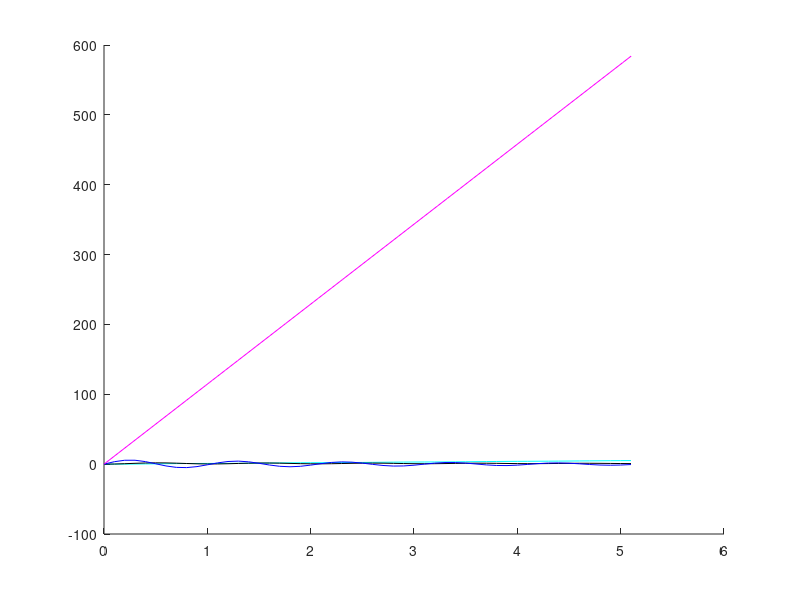

Write the MATLAB code that produced this figure.
%Civil Engeenireeng Student Interance-92
%Khatam Al-Anbiya Univercity Of Technology
%Written by: J,AVAZNASAB
%Winter-2017
%--------------------------------------------
tic;
clear ; close all;
clc;
gama=1/2;
beta=1/4;
deltaT=.1;
T=5;
m=.2533;
k=10;
wn=(k/m);
c=.1592;
u0=0;
v0=0;
p0=0;
a0=(p0-c*v0-k*u0)/m;
K=k+2*c/deltaT+4*m/(deltaT^2);
a=(4*m/deltaT)+2*c;
b=2*m;
d=zeros(T/deltaT,9);
d(1,:)=[0 0 0 0 0 u0 v0 a0 p0];
e=0;
for i=0:deltaT:T
    d(e+2,1)=i+deltaT;
    d(e+2,5)=10*deltaT+a*d(e+1,7)+b*d(e+1,8);
    d(e+2,2)=d(e+2,5)/K;
    d(e+2,3)=2/deltaT*d(e+2,2)-2*d(e+1,7);
    d(e+2,4)=4/(deltaT^2)*(d(e+2,2)-deltaT*d(e+1,7))-2*d(e+1,8);
    d(e+2,6)=d(e+1,6)+d(e+2,2);
    d(e+2,7)=d(e+1,7)+d(e+2,3);
    d(e+2,8)=d(e+1,8)+d(e+2,4);
    d(e+2,9)=d(e+1,9)+d(e+2,5);
    e=e+1;
end
hold on
plot(d(:,1),d(:,6),'c');
plot(d(:,1),d(:,7),'k');
plot(d(:,1),d(:,8),'b');
plot(d(:,6),d(:,9),'m');



    
    
    